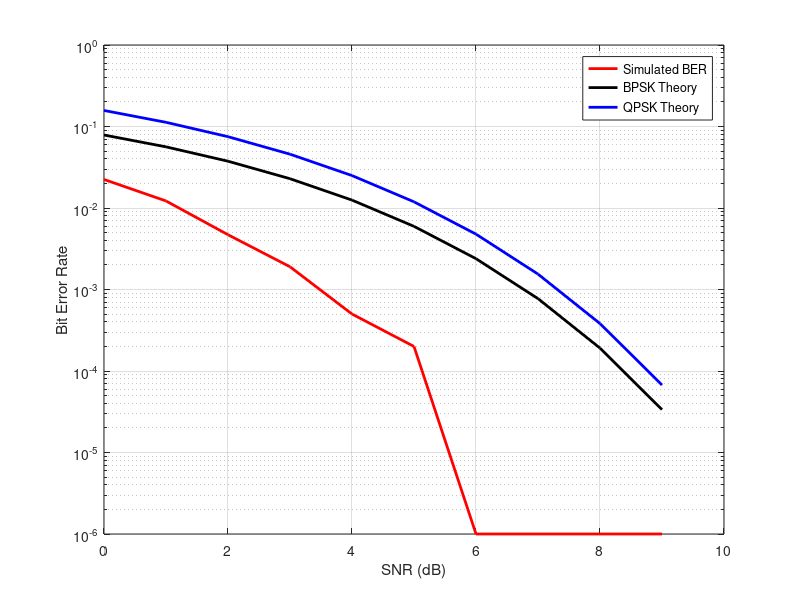

Recreate this plot in MATLAB.
clc; clear all; close all;
data_bits = 10000;
b = (rand(1, data_bits) > 0.5); % BPSK symbols
s = 2*b - 1;

SNRdB = 0:9;

for k = 1:length(SNRdB)
    y = s + awgn(s, SNRdB(k));
    error = 0;
    for c = 1:data_bits
        if ((y(c)<0) && (s(c)==1)) || ((y(c)>=0) && (s(c)==-1))
            error = error + 1;
        end
    end
    BER(k) = error / data_bits; % now BER is defined
end
% Replace zeros to avoid log(0)
BER(BER==0) = 1e-6;

figure;
semilogy(SNRdB, BER, 'r', 'LineWidth', 2);
hold on;

SNR = 10.^(SNRdB/10);
BER_thBPSK = (1/2)*erfc(sqrt(SNR));
BER_thBPSK(BER_thBPSK==0) = 1e-6; % avoid log(0)
semilogy(SNRdB, BER_thBPSK, 'k', 'LineWidth', 2);

BER_thQPSK = erfc(sqrt(SNR));
BER_thQPSK(BER_thQPSK==0) = 1e-6; % avoid log(0)
semilogy(SNRdB, BER_thQPSK, 'b', 'LineWidth', 2);

grid on;
xlabel('SNR (dB)');
ylabel('Bit Error Rate');
legend('Simulated BER', 'BPSK Theory', 'QPSK Theory');
